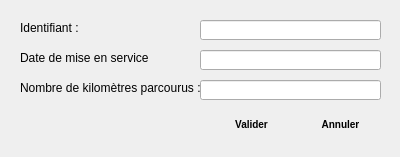
<?xml version="1.0" encoding="UTF-8"?>
<ui version="4.0">
 <class>ModifierVelo</class>
 <widget class="QDialog" name="ModifierVelo">
  <property name="geometry">
   <rect>
    <x>0</x>
    <y>0</y>
    <width>400</width>
    <height>157</height>
   </rect>
  </property>
  <property name="windowTitle">
   <string>Dialog</string>
  </property>
  <property name="windowIcon">
   <iconset>
    <normaloff>cog.png</normaloff>cog.png</iconset>
  </property>
  <property name="styleSheet">
   <string notr="true"> QPushButton {
     border: 1px solid #1E7FCB74D0F1;
     border-radius: 4px;
     background-color: qlineargradient(x1: 0, y1: 0, x2: 0, y2: 1,
                                       stop: 0 #1E7FCB, stop: 0.4 #74D0F1,
									   stop: 0.5 #74D0F1, stop: 1.0 #1E7FCB);
     min-width: 80px;
	 min-height: 25px;
	 font-weight: bold;
	 font-size:10px;
	 border-color: #1E7FCB;
 }
 
 QPushButton:pressed {
     background-color: qlineargradient(x1: 0, y1: 0, x2: 0, y2: 1,
                                       stop: 0 #BB0B0B, stop: 0.4 #E32636,
									   stop: 0.5 #E32636, stop: 1.0 #BB0B0B);
	font-weight: bold;
	color:white;
	border-color: #BB0B0B;
 }

 QPushButton:hover {
     background-color: qlineargradient(x1: 0, y1: 0, x2: 0, y2: 1,
                                       stop: 0 #BB0B0B, stop: 1 #E32636,
									   stop: 0.5 #E32636, stop: 1.0 #BB0B0B);
	 color:white;
	 font-weight: bold;
	 border-color: #E32636;
 }

 QPushButton:flat {
     border: none; /* no border for a flat push button */
 }</string>
  </property>
  <widget class="QLabel" name="label_3">
   <property name="geometry">
    <rect>
     <x>20</x>
     <y>80</y>
     <width>191</width>
     <height>16</height>
    </rect>
   </property>
   <property name="text">
    <string>Nombre de kilomètres parcourus :</string>
   </property>
  </widget>
  <widget class="QLineEdit" name="lineEditModIdVelo">
   <property name="geometry">
    <rect>
     <x>200</x>
     <y>20</y>
     <width>181</width>
     <height>20</height>
    </rect>
   </property>
  </widget>
  <widget class="QLabel" name="label">
   <property name="geometry">
    <rect>
     <x>20</x>
     <y>20</y>
     <width>101</width>
     <height>16</height>
    </rect>
   </property>
   <property name="text">
    <string>Identifiant :</string>
   </property>
  </widget>
  <widget class="QWidget" name="layoutWidget">
   <property name="geometry">
    <rect>
     <x>210</x>
     <y>110</y>
     <width>172</width>
     <height>29</height>
    </rect>
   </property>
   <layout class="QHBoxLayout" name="horizontalLayout">
    <item>
     <widget class="QPushButton" name="validerBtnModVelo">
      <property name="text">
       <string>Valider</string>
      </property>
     </widget>
    </item>
    <item>
     <widget class="QPushButton" name="annulerBtnModVelo">
      <property name="text">
       <string>Annuler</string>
      </property>
     </widget>
    </item>
   </layout>
  </widget>
  <widget class="QLineEdit" name="lineEditModDmsVelo">
   <property name="geometry">
    <rect>
     <x>200</x>
     <y>50</y>
     <width>181</width>
     <height>20</height>
    </rect>
   </property>
  </widget>
  <widget class="QLineEdit" name="lineEditModNkVelo">
   <property name="geometry">
    <rect>
     <x>200</x>
     <y>80</y>
     <width>181</width>
     <height>20</height>
    </rect>
   </property>
  </widget>
  <widget class="QLabel" name="label_2">
   <property name="geometry">
    <rect>
     <x>20</x>
     <y>50</y>
     <width>131</width>
     <height>16</height>
    </rect>
   </property>
   <property name="text">
    <string>Date de mise en service :</string>
   </property>
  </widget>
 </widget>
 <resources/>
 <connections/>
</ui>
